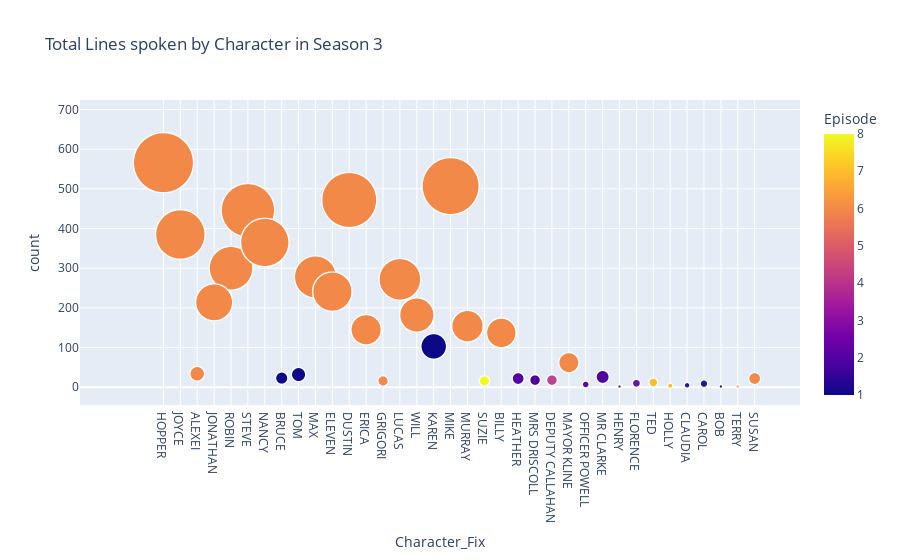

Notebook code cell kept with this figure:
### Code cell
fig1 = px.scatter(df_Season3, x="Character_Fix", y="count",size="count",hover_name="Episode",color='Episode', size_max=60, title= "Total Lines spoken by Character in Season 3")
fig1.show()

### Figure 1 — Plotly figure (JSON) as saved in the notebook; plotly's stock layout.template omitted (floating-point values rounded to 4 significant figures; data arrays with more than 128 entries replaced by an {"elided": "..."} marker saying what was removed)
{"data": [{"hovertemplate": "<b>%{hovertext}</b><br><br>Character_Fix=%{x}<br>count=%{marker.size}<br>Episode=%{marker.color}<extra></extra>", "hovertext": {"elided": "3368 int values"}, "legendgroup": "", "marker": {"color": {"elided": "3368 int values"}, "coloraxis": "coloraxis", "size": {"elided": "3368 int values"}, "sizemode": "area", "sizeref": 0.1572, "symbol": "circle"}, "mode": "markers", "name": "", "showlegend": false, "type": "scattergl", "x": {"elided": "3368 str values"}, "xaxis": "x", "y": {"elided": "3368 int values"}, "yaxis": "y"}], "layout": {"coloraxis": {"colorbar": {"title": {"text": "Episode"}}, "colorscale": [[0, "#0d0887"], [0.1111, "#46039f"], [0.2222, "#7201a8"], [0.3333, "#9c179e"], [0.4444, "#bd3786"], [0.5556, "#d8576b"], [0.6667, "#ed7953"], [0.7778, "#fb9f3a"], [0.8889, "#fdca26"], [1, "#f0f921"]]}, "legend": {"itemsizing": "constant", "tracegroupgap": 0}, "title": {"text": "Total Lines spoken by Character in Season 3"}, "xaxis": {"anchor": "y", "domain": [0, 1], "title": {"text": "Character_Fix"}}, "yaxis": {"anchor": "x", "domain": [0, 1], "title": {"text": "count"}}}}
